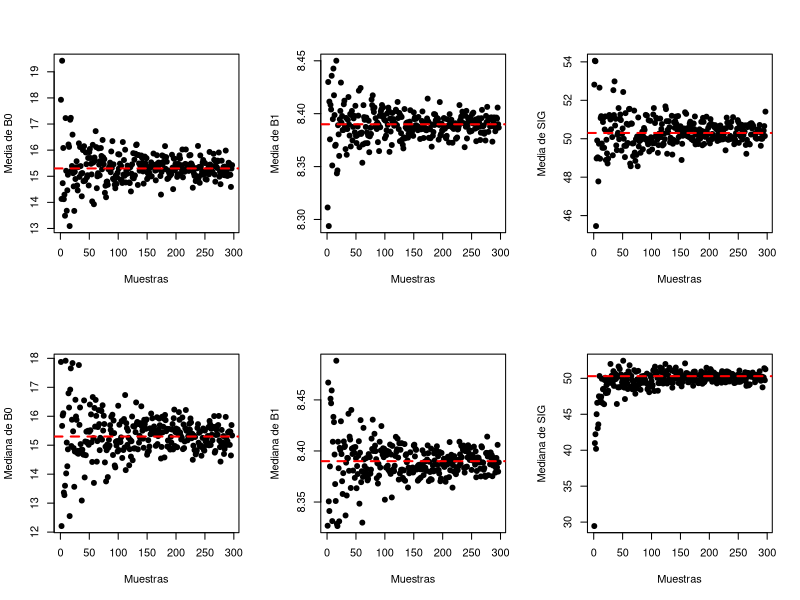
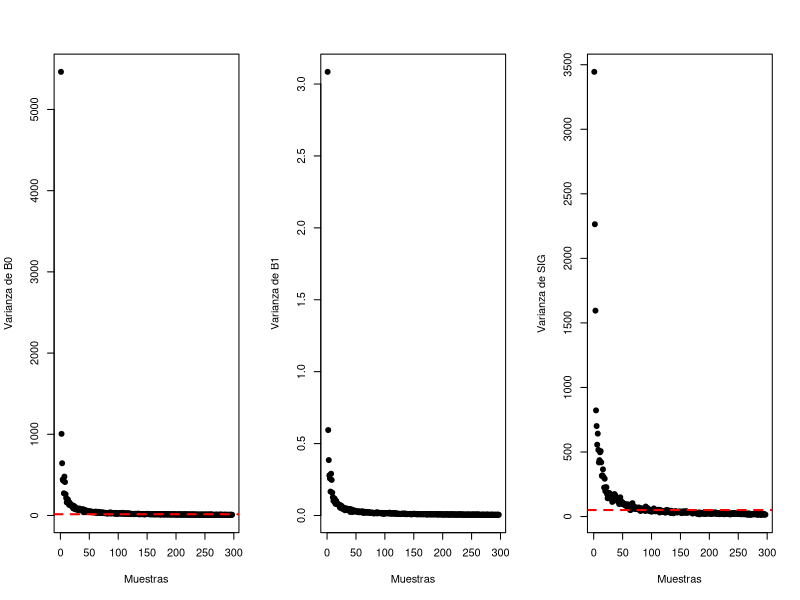
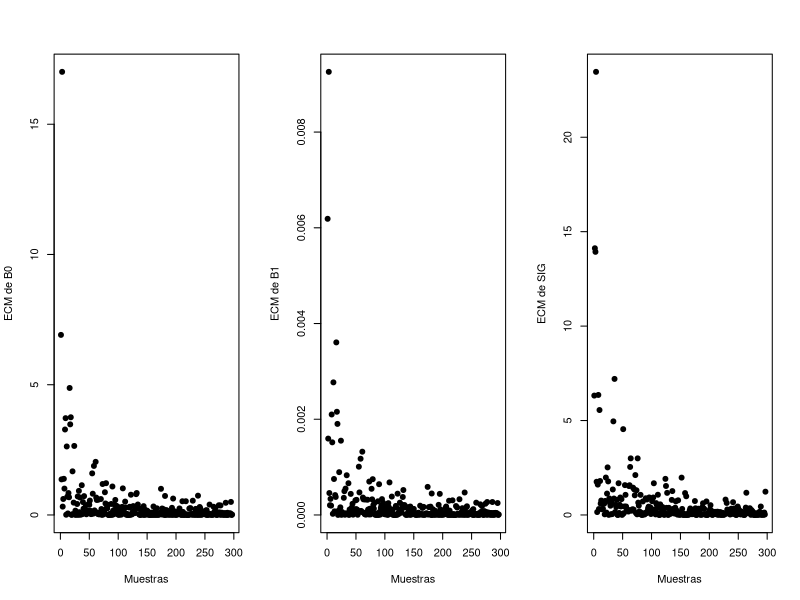

Reproduce these figures in R, in order.
#############  Validacion de supuestos- Modelos Lineales Generales II
#############  Modelo de Regresi??on

### JULIETH NATALIA SALAZAR 
### MAVELYN STERLING       
### KAREN DANIELA LÓPEZ 


B0<-matrix(data=NA,nrow=297,ncol=100,byrow = T)
B1<-matrix(data=NA,nrow=297,ncol=100,byrow = T)
SIG<-matrix(data=NA,nrow=297,ncol=100,byrow = T)
varianzaB0 = varianzaB1 = varianzaSIG =c() # se establecen los vectores
varTeoricaB0 = varTeoricaB1 =c()
n<-seq(4,300,1)
for (j in 1:length(n)){
  
  for (i in 1:100) {
    E <- rnorm(n[j], mean = 0, sd = sqrt(50.3))
    X <- runif(n[j], 30, 50)
    Y <- 15.3 + 8.39 * X + E
    mod <- lm(Y~X)
    B0[j,i] <- mod$coefficient[1]
    B1[j,i] <- mod$coefficient[2]
    SIG[j,i] <- anova(mod)[2,3]
  }
  columna1 <- matrix(1,n[j],1) 
  
  matrizX <- cbind(columna1,X)
  XT<- t(matrizX) # se calcula la matriz transpuesta de X
  
  XTX<- XT %*%matrizX # se multiplica la matriz XT por la matriz X
  
  XTX_inversa<- solve(XTX) # se calcula matriz inversa de XTX

  varTeoricaB0[j] <- XTX_inversa[1,1] * 50.3
  varTeoricaB1[j] <- XTX_inversa[2,2] * 50.3

  
  
  }







############### Calculo de la varianza #######################
varianzaB0=varianzaB1=varianzaSIG=c()
for (k in 1:297) {
  varianzaB0[k]=var(B0[k,])
  varianzaB1[k]=var(B1[k,])
  varianzaSIG[k]=var(SIG[k,])
  
}




############  Calculo de la media ####################
MediaB1=MediaB0=MediaSIG=c()

for (l in 1:297) {
  MediaB0[l]=mean(B0[l,])
  MediaB1[l]=mean(B1[l,])
  MediaSIG[l]=mean(SIG[l,])
}


############## Calculo de la Mediana ##############

MedianaB0=MedianaB1=MedianaSIG=c()
for (t in 1:297) {
  MedianaB0[t]=median(B0[t,])
  MedianaB1[t]=median(B1[t,])
  MedianaSIG[t]=median(SIG[t,])
}


############# Calculo de error cuadratico medio ###########


ECM_B0 = ECM_B1= ECM_SIG = c()

for(m in 1:297){
  ECM_B0[m] = mean(B0[m,]-15.3)^2
  
  ECM_B1[m] = mean(B1[m,]-8.39)^2
  
  ECM_SIG[m] = mean(SIG[m,]-50.3)^2
  }


par(mfrow=c(2,3))

plot(MediaB0, xlab="Muestras", ylab="Media de B0", pch=19)
abline(h=15.3, lty=2, col="red", lwd=2)
plot(MediaB1, xlab="Muestras", ylab="Media de B1", pch=19)
abline(h=8.39, lty=2, col="red", lwd=2)
plot(MediaSIG, xlab="Muestras", ylab="Media de SIG", pch=19)
abline(h=50.3, lty=2, col="red", lwd=2)

plot(MedianaB0, xlab="Muestras", ylab="Mediana de B0", pch=19)
abline(h=15.3, lty=2, col="red", lwd=2)
plot(MedianaB1, xlab="Muestras", ylab="Mediana de B1", pch=19)
abline(h=8.39, lty=2, col="red", lwd=2)
plot(MedianaSIG, xlab="Muestras", ylab="Mediana de SIG", pch=19)
abline(h=50.3, lty=2, col="red", lwd=2)


par(mfrow=c(1,3))

plot(varianzaB0, xlab="Muestras", ylab="Varianza de B0", pch=19)
abline(h=15.3, lty=2, col="red", lwd=2)
plot(varianzaB1, xlab="Muestras", ylab="Varianza de B1", pch=19)
abline(h=8.39, lty=2, col="red", lwd=2)
plot(varianzaSIG, xlab="Muestras", ylab="Varianza de SIG", pch=19)
abline(h=50.3, lty=2, col="red", lwd=2)

x11()
par(mfrow=c(1,3))
plot(ECM_B0, xlab ="Muestras", ylab = "ECM de B0", pch=19)
plot(ECM_B1, xlab ="Muestras", ylab = "ECM de B1", pch=19)
plot(ECM_SIG, xlab ="Muestras", ylab = "ECM de SIG", pch=19)




